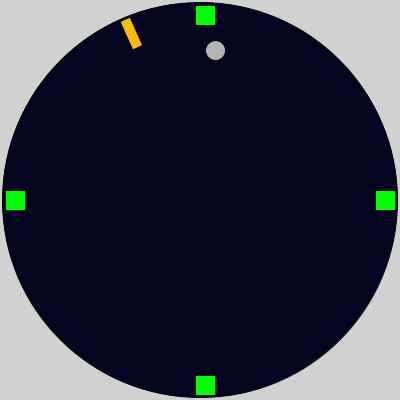
Frame 1 (no input)
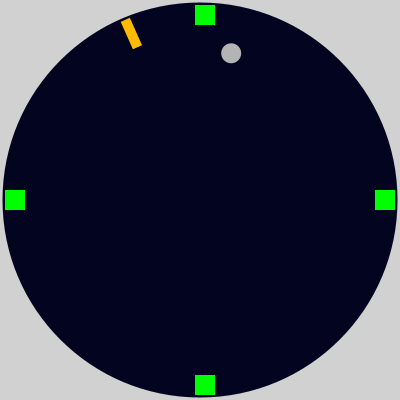
Frame 60 (the mouse pressed at the canvas centre just before this capture)
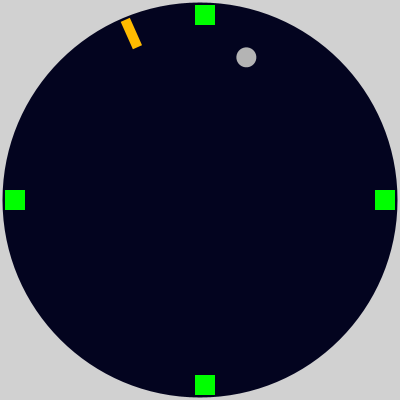
Frame 120 (the mouse held since frame 60 and released just before this capture)

The Processing sketch that drew these frames (run headless with seeded random() and noise(); from frame 60 on, the mouse is pressed at the canvas centre):

// Processing sketch: processing_122638
// ── processing_122638.pde

float counter = 0;
 
void setup()
{
  size(400, 400);
  colorMode(HSB, 360, 100, 100);
  
}
 
void draw()
{
 
 background(175, 0, 82);
 
  pushMatrix();
  float b = map(hour(), 0, 24, 0, 100);
  
 
  fill(238, 90, b);
  ellipse(200, 200, 395, 395);
  counter += 0.01; 
  popMatrix();
  
  pushMatrix();
  
  translate(width/2, height/2);
  
  float sec = map(second(), 0, 60, 0, 360);
  
 
  
  rotate(radians(sec)); 
  translate(0, -150); 
  fill(255);
  ellipse(0, 0, 20, 20);
  popMatrix();
  
  pushMatrix();
  fill(120, 242, 174);
  rect(5, 190, 20, 20);
  rect(375, 190, 20, 20);
  rect(195, 5, 20, 20);
  rect(195, 375, 20, 20);
  popMatrix();
  
  translate(width/2, height/2);
float min = map(minute(),0,60,0,360);
 pushMatrix();
   rotate(radians(min));
   fill (44, 242, 227);
   noStroke();
   rect (0, -195, 10, 30);
 popMatrix();
}
